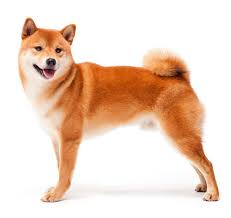
#> input picture Pics/Shiba.jpg, 231 x 218 px, found by its file name
$ python basic.py
#> lines starting #> are read from the running program, lines starting #| are printed output that depends on the picture; after the words box and inside, x2 and y2 are one past the last pixel; in counts of white or black regions, pixels touching at a corner belong together
import cv2 as cv

img = cv.imread('Pics\Shiba.jpg')
#> img is the input picture: shape (218, 231, 3); mean B, G, R 198.6, 214.8, 238.8
cv.imshow('Shiba', img)

# Convert to grayscale
gray = cv.cvtColor(img, cv.COLOR_BGR2GRAY)
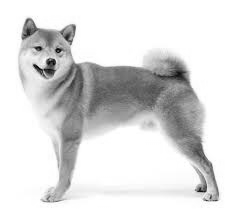
#> gray: shape (218, 231); min 2, max 255, mean 220.1
cv.imshow('Gray Shiba', gray)

color = cv.cvtColor(img, cv.COLOR_BGR2LUV)
#> color: shape (218, 231, 3); mean of channels 0, 1, 2 223.2, 109.6, 148
cv.imshow('PurpleTint Shiba', color)

# Blur
blur = cv.GaussianBlur(img,(7,7),cv.BORDER_DEFAULT )
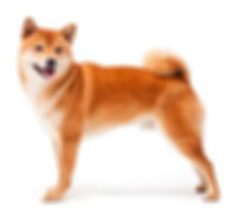
#> blur: shape (218, 231, 3); mean B, G, R 198.6, 214.8, 238.8
cv.imshow('Blurred Shiba', blur)

# Edge cascade
canny = cv.Canny(blur, 100, 150)
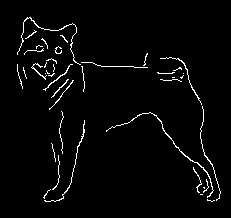
#> canny: shape (218, 231); 2.7% white in thin lines or dots, all inside (x1, y1, x2, y2) = (17, 17, 221, 202)
cv.imshow('Shiba Edges', canny)

# Dilating
dilated = cv.dilate(canny, (7,7),iterations=3)
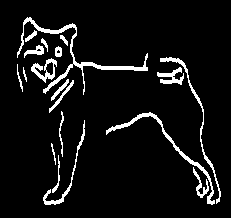
#> dilated: shape (218, 231); 7% white; 19 white regions, largest, box (x1, y1, x2, y2) and area: (17, 17, 148, 95) 881, (106, 112, 215, 205) 562, (160, 57, 221, 204) 405
cv.imshow("Dilated Canny Shiba", dilated)

# Eroding
eroded = cv.erode(dilated,(7,7), iterations=3)
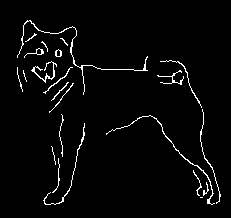
#> eroded: shape (218, 231); 3% white in thin lines or dots, all inside (x1, y1, x2, y2) = (17, 20, 221, 205)
cv.imshow("Eroded Canny Shiba", eroded)

# Resize
resize = cv.resize(img, (900,900), interpolation=cv.INTER_CUBIC)
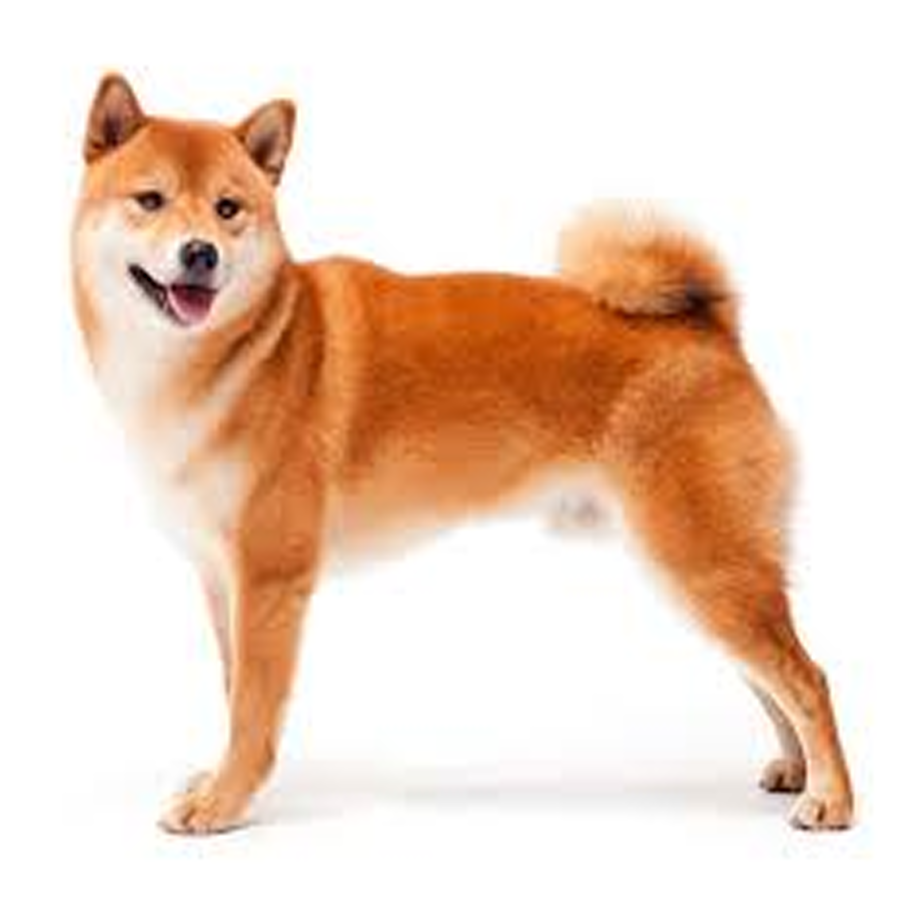
#> resize: shape (900, 900, 3); mean B, G, R 198.6, 214.8, 238.8
cv.imshow("Resized Shiba", resize)

#  Cropping
crop = resize[350:550, 550:700]
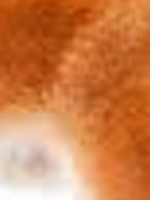
#> crop: shape (200, 150, 3); mean B, G, R 75.4, 127, 205.3
cv.imshow("Cropped Shiba", crop)

cv.waitKey(0)
